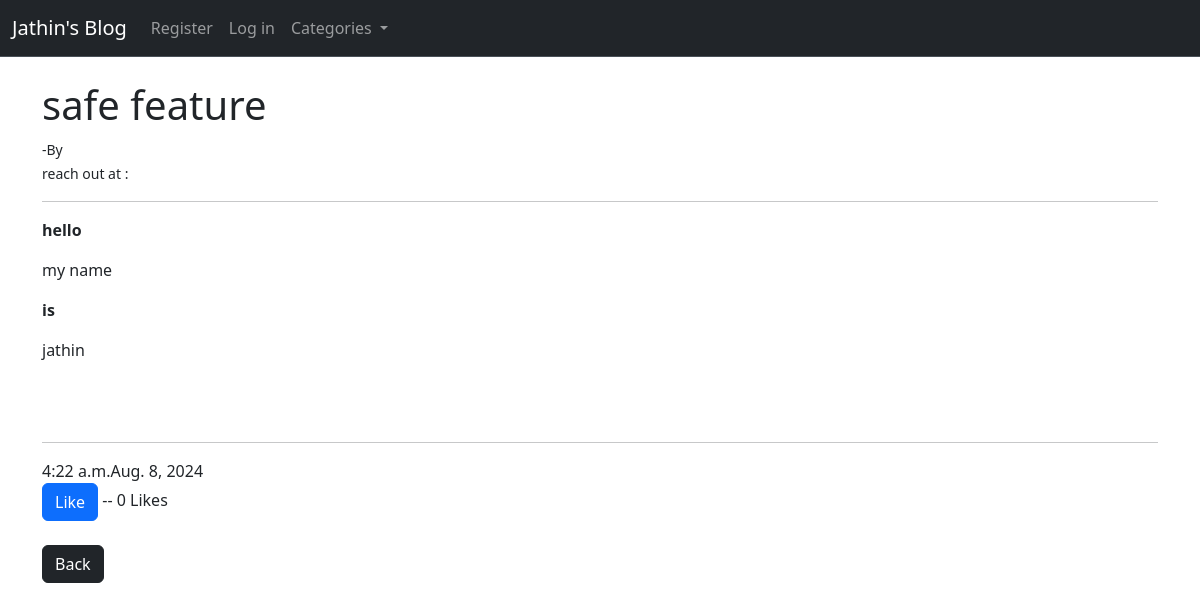
The app's page /article/19 with its own data.
### post/models.py (models this page shows, shortened)
class Post(models.Model):
    title = models.CharField(max_length=50)
    title_tag=models.CharField(max_length=20, null=True)
    author = models.ForeignKey(User, on_delete=models.CASCADE)
    body = RichTextField(blank=True, null=True)
    post_time=models.TimeField(auto_now_add=True)
    post_date=models.DateField(auto_now_add=True)
    category=models.CharField(max_length=225, default='coding')
    likes=models.ManyToManyField(User, related_name="blog_likes")
    def total_likes(self):
        return self.likes.count()

### post/views.py (the view)
# urls.py: path('article/<int:pk>', Detailedarticle.as_view(), name='articleview' ),
class Detailedarticle(DetailView):
    model= Post
    template_name='article.html'
    def get_context_data(self, *args, **kwargs):
        cat_menu=Category.objects.all()
        obj=get_object_or_404(Post, id=self.kwargs["pk"])
        total_likes=obj.total_likes()
        liked=False
        if obj.likes.filter(id=self.request.user.id).exists():
            liked=True
        context=super(Detailedarticle, self).get_context_data( *args, **kwargs)
        context["cat_menu"]=cat_menu
        context["total_likes"]=total_likes
        context["liked"]=liked
        return context

### post/models.py (called while the page is built)
    def __str__(self):
        return self.categry

### post/templates/article.html (shortened to what this page needs)
{% extends 'base.html' %}
{% block content %}
    <h1>{{ post.title_tag }}</h1>
    <small> -By {{ post.author.first_name}} {{ post.author.last_name }} </small> <br>
    <small>reach out at : {{post.author.email}}</small>
    <hr>
    {{ post.body|safe}}
    <br><br>
    <hr>
    {{post.post_time}}{{post.post_date}}
    <br>
    {% if user.is_authenticated %}
    {% if liked %}
        <form action="{% url 'like_post' post.id %}" method="POST">
            {% csrf_token %}
        <button type="submit" class="btn btn-danger" name="post_like" value="{{post.id}}">Unike</button> -- {{total_likes}} Likes
        </form>
    {% else %}
        <form action="{% url 'like_post' post.id %}" method="POST">
            {% csrf_token %}
        <button type="submit" class="btn btn-primary" name="post_like" value="{{post.id}}">Like</button> -- {{total_likes}} Likes
        </form>
    {% endif %}
    {% else %}
        <a href="{% url 'login' %}" class="btn btn-primary">Like</a> -- {{total_likes}} Likes
    {% endif %}
    <br><br>
    <a href="{% url 'home' %}" ><button type="button" class="btn btn-dark">Back</button></a>
    {% endblock %}

### records on screen
Post: title_tag "safe feature", body "hello my name is jathin", post_time "4:22 a.m.", post_date "Aug. 8, 2024"

### other values on screen
{{ total_likes }} "0"
